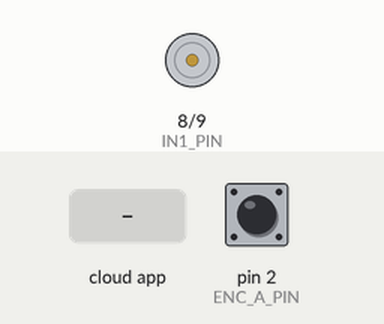
A sketch run on a simulated Arduino Uno, built with avr-gcc and run on an emulated ATmega328P. Shown: motor-driver pin pairs drawn as motors (green arrow = first pin HIGH = forward, orange = second pin HIGH = backward, longer = more drive, scaled by the enable pin). Inputs (shaded band) come from the test bench; at power-on: pin 2 (ENC_A_PIN) HIGH. The ROS host is connected and sends only what is stated.

Above: at 1.2 s.
1.3 s: the phone or cloud app sets linear.x to -100
At 2.4 s:
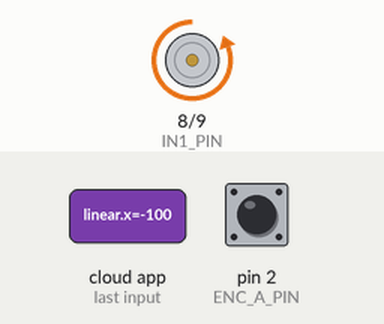
2.8 s: the phone or cloud app sets linear.x to 100
At 3.6 s:
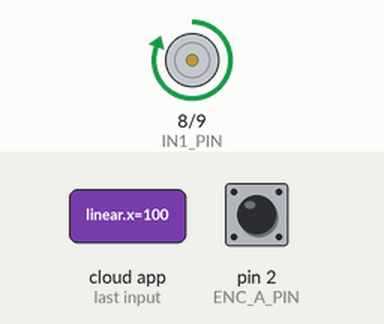
4.3 s: the phone or cloud app sets linear.x to 0
At 4.6 s:
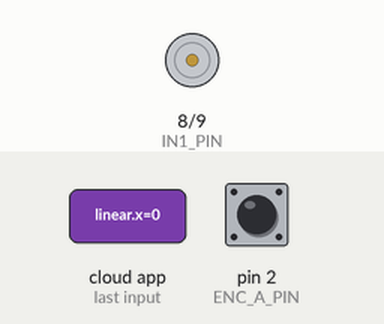
Timing chart, 0 to 7.3 s (numbered marks = the images above; inputs shaded):
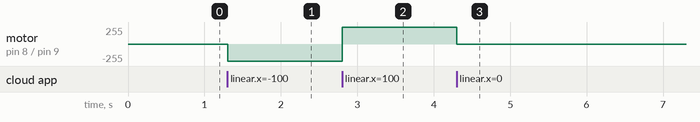

Measured:
- after the input at 1.3 s, motor on pin 8 (IN1_PIN) / pin 9 (IN2_PIN): stopped → backward 255/255 at once
- after the input at 2.8 s, motor on pin 8 (IN1_PIN) / pin 9 (IN2_PIN): backward 255/255 → forward 255/255 at once
- after the input at 4.3 s, motor on pin 8 (IN1_PIN) / pin 9 (IN2_PIN): forward 255/255 → stopped at once

The sketch:

motor_test.ino
```cpp
/*
 * motor_test.ino
 *
 * Educational example for students using ROS Melodic + Arduino UNO.
 * The sketch controls a single DC motor with L298N driver and reads an encoder.
 * Communication with ROS is handled via rosserial_arduino.
 *
 * Connections:
 *  - L298N ENA  -> PWM pin 5
 *  - L298N IN1  -> pin 8
 *  - L298N IN2  -> pin 9
 *  - Encoder C1 -> pin 2 (interrupt 0)
 *  - Encoder C2 -> pin 4 (optional for direction detection)
 *  - GNDs of L298N, encoder and Arduino must be common.
 *
 * Author: Coyote Robotics Lab
 */

#include <ros.h>
#include <std_msgs/Float32.h>
#include <geometry_msgs/Twist.h>

// ===================== Pin Definitions =====================
const int ENA_PIN = 5;   // PWM output to L298N enable pin
const int IN1_PIN = 8;   // Direction pin 1
const int IN2_PIN = 9;   // Direction pin 2
const int ENC_A_PIN = 2; // Encoder channel A (interrupt)
const int ENC_B_PIN = 4; // Encoder channel B (optional)

// ===================== Global Variables =====================
volatile long encoder_ticks = 0;
unsigned long last_time = 0;
float current_rpm = 0.0f;
float target_speed = 0.0f; // received from ROS cmd_vel
const int PULSES_PER_REV = 11; // typical JGB37-520 encoder (check yours)

// ===================== Fallback for digitalPinToInterrupt =====================
#ifndef digitalPinToInterrupt
  #define digitalPinToInterrupt(p) ((p) == 2 ? 0 : ((p) == 3 ? 1 : -1))
#endif

// ===================== ROS Setup =====================
ros::NodeHandle nh;
std_msgs::Float32 rpm_msg;
ros::Publisher rpm_pub("wheel_rpm", &rpm_msg);

// Forward declaration
void cmdVelCallback(const geometry_msgs::Twist &msg);
ros::Subscriber<geometry_msgs::Twist> cmd_sub("cmd_vel", cmdVelCallback);

// ===================== Encoder ISR =====================
void encoderISR()
{
  encoder_ticks++;
}

// ===================== Motor Control =====================
void setMotorSpeed(float speed)
{
  // Clamp speed between -255 and 255
  if (speed > 255.0f) speed = 255.0f;
  if (speed < -255.0f) speed = -255.0f;

  if (speed > 0)
  {
    digitalWrite(IN1_PIN, HIGH);
    digitalWrite(IN2_PIN, LOW);
    analogWrite(ENA_PIN, (int)speed);
  }
  else if (speed < 0)
  {
    digitalWrite(IN1_PIN, LOW);
    digitalWrite(IN2_PIN, HIGH);
    analogWrite(ENA_PIN, (int)(-speed));
  }
  else
  {
    digitalWrite(IN1_PIN, LOW);
    digitalWrite(IN2_PIN, LOW);
    analogWrite(ENA_PIN, 0);
  }
}

// ===================== ROS Callback =====================
void cmdVelCallback(const geometry_msgs::Twist &msg)
{
  // Use only linear.x for this test
  target_speed = msg.linear.x * 255.0f; // scale for PWM
  setMotorSpeed(target_speed);
}

// ===================== Setup =====================
void setup()
{
  pinMode(ENA_PIN, OUTPUT);
  pinMode(IN1_PIN, OUTPUT);
  pinMode(IN2_PIN, OUTPUT);
  pinMode(ENC_A_PIN, INPUT_PULLUP);
  pinMode(ENC_B_PIN, INPUT_PULLUP);

  // Attach interrupt safely even if digitalPinToInterrupt is undefined
  int encInterrupt = digitalPinToInterrupt(ENC_A_PIN);
  if (encInterrupt >= 0)
  {
    attachInterrupt(encInterrupt, encoderISR, RISING);
  }

  nh.initNode();
  nh.advertise(rpm_pub);
  nh.subscribe(cmd_sub);

  last_time = millis();
}

// ===================== Loop =====================
void loop()
{
  nh.spinOnce();

  unsigned long now = millis();
  if (now - last_time >= 1000UL) // every second
  {
    noInterrupts();
    long ticks = encoder_ticks;
    encoder_ticks = 0;
    interrupts();

    current_rpm = (ticks / (float)PULSES_PER_REV) * 60.0f; // 1s interval
    rpm_msg.data = current_rpm;
    rpm_pub.publish(&rpm_msg);

    last_time = now;
  }

  delay(5);
}
```
